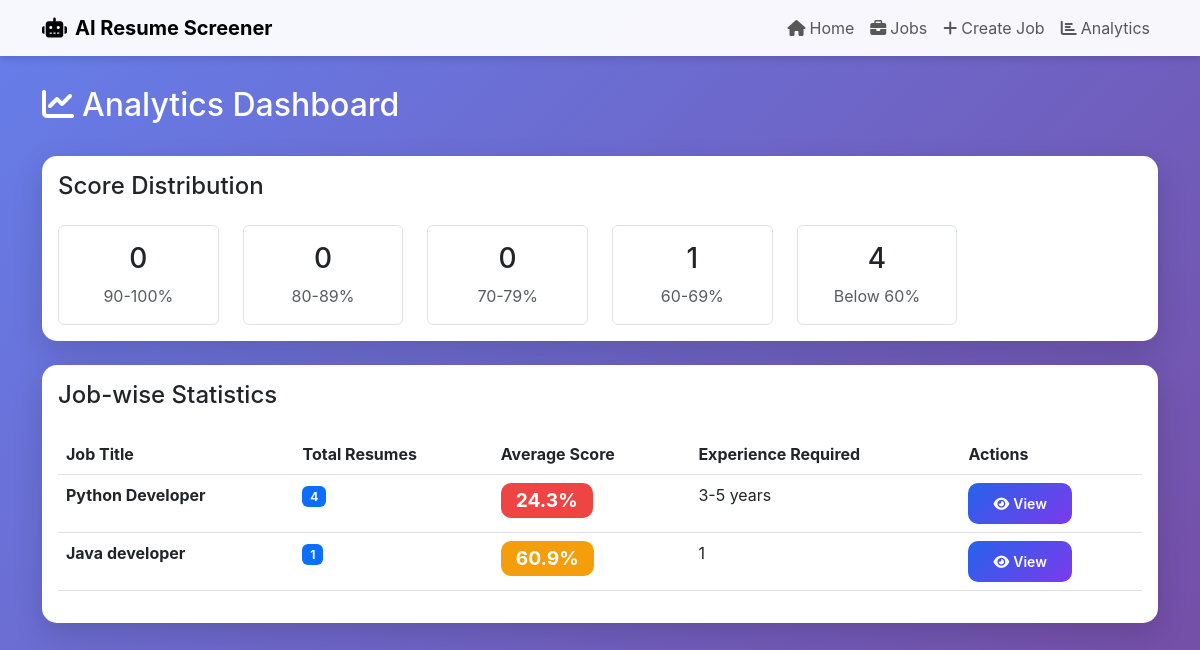
The page /analytics/ on the database its author committed.
### screener/models.py (models this page shows, shortened)
class JobDescription(models.Model):
    title = models.CharField(max_length=200)
    description = models.TextField()
    required_skills = models.TextField(help_text="Comma-separated skills")
    experience_required = models.CharField(max_length=100)
    education_required = models.CharField(max_length=200)
    created_at = models.DateTimeField(default=timezone.now)
    class Meta:
        ordering = ['-created_at']

### screener/views.py (the view)
# urls.py: path('analytics/', views.analytics, name='analytics'),
def analytics(request):
    jobs = JobDescription.objects.annotate(
        resume_count=Count('resumes'),
        avg_score=Avg('resumes__match_score')
    )
    all_resumes = Resume.objects.all()
    score_ranges = {
        '90-100': all_resumes.filter(match_score__gte=90).count(),
        '80-89': all_resumes.filter(match_score__gte=80, match_score__lt=90).count(),
        '70-79': all_resumes.filter(match_score__gte=70, match_score__lt=80).count(),
        '60-69': all_resumes.filter(match_score__gte=60, match_score__lt=70).count(),
        'Below 60': all_resumes.filter(match_score__lt=60).count(),
    }
    context = {
        'jobs': jobs,
        'score_ranges': score_ranges,
        'total_resumes': all_resumes.count()
    }
    return render(request, 'screener/analytics.html', context)

### templates/screener/analytics.html
{% extends 'base.html' %}
{% block content %}
<div class="row mb-4">
    <div class="col-md-12">
        <h2 class="text-white"><i class="fas fa-chart-line me-2"></i>Analytics Dashboard</h2>
    </div>
</div>
<div class="row mb-4">
    <div class="col-md-12">
        <div class="card">
            <div class="card-body">
                <h4 class="card-title mb-4">Score Distribution</h4>
                <div class="row">
                    {% for range, count in score_ranges.items %}
                    <div class="col-md-2">
                        <div class="text-center p-3 border rounded">
                            <h3 class="mb-2">{{ count }}</h3>
                            <p class="text-muted mb-0">{{ range }}%</p>
                        </div>
                    </div>
                    {% endfor %}
                </div>
            </div>
        </div>
    </div>
</div>
<div class="row">
    <div class="col-md-12">
        <div class="card">
            <div class="card-body">
                <h4 class="card-title mb-4">Job-wise Statistics</h4>
                <div class="table-responsive">
                    <table class="table table-hover">
                        <thead>
                            <tr>
                                <th>Job Title</th>
                                <th>Total Resumes</th>
                                <th>Average Score</th>
                                <th>Experience Required</th>
                                <th>Actions</th>
                            </tr>
                        </thead>
                        <tbody>
                            {% for job in jobs %}
                            <tr>
                                <td><strong>{{ job.title }}</strong></td>
                                <td><span class="badge bg-primary">{{ job.resume_count }}</span></td>
                                <td>
                                    {% if job.avg_score %}
                                    <span class="badge badge-score
                                        {% if job.avg_score >= 70 %}badge-high
                                        {% elif job.avg_score >= 50 %}badge-medium
                                        {% else %}badge-low{% endif %}">
                                        {{ job.avg_score|floatformat:1 }}%
                                    </span>
                                    {% else %}
                                    <span class="text-muted">N/A</span>
                                    {% endif %}
                                </td>
                                <td>{{ job.experience_required }}</td>
                                <td>
                                    <a href="{% url 'job_detail' job.id %}" class="btn btn-sm btn-primary">
                                        <i class="fas fa-eye me-1"></i>View
                                    </a>
                                </td>
                            </tr>
                            {% empty %}
                            <tr>
                                <td colspan="5" class="text-center text-muted">No data available</td>
                            </tr>
                            {% endfor %}
                        </tbody>
                    </table>
                </div>
            </div>
        </div>
    </div>
</div>
{% endblock %}

### templates/base.html (style rules this page uses)
:root { --primary-color: #2563eb; --secondary-color: #7c3aed; --success-color: #10b981; --danger-color: #ef4444; }
body { font-family: 'Inter', -apple-system, BlinkMacSystemFont, 'Segoe UI', sans-serif; background: linear-gradient(135deg, #667eea 0%, #764ba2 100%); min-height: 100vh; }
.card { border: none; border-radius: 15px; box-shadow: 0 10px 30px rgba(0,0,0,0.15); transition: transform 0.3s ease; }
.btn-primary { background: linear-gradient(135deg, var(--primary-color), var(--secondary-color)); border: none; border-radius: 10px; padding: 10px 25px; font-weight: 600; transition: all 0.3s ease; }
.badge-score { font-size: 1.2rem; padding: 8px 15px; border-radius: 10px; }
.badge-medium { background-color: #f59e0b; }
.badge-low { background-color: var(--danger-color); }

### rows shown on the page
JobDescription: title "Python Developer", resume_count "4", avg_score "24.3", experience_required "3-5 years"
JobDescription: title "Java developer", resume_count "1", avg_score "60.9", experience_required "1"

### other values the page prints
{{ count }} "0" "0" "0" "1" "4"
{{ range }} "90-100" "80-89" "70-79" "60-69" "Below 60"
